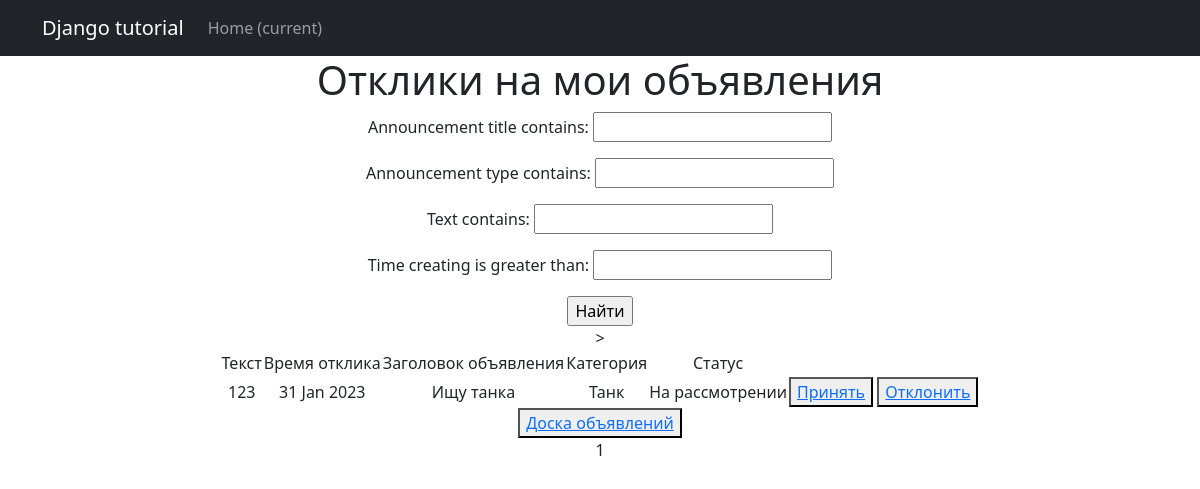
/board/response/my (signed in), run on an earlier commit of the app's database.
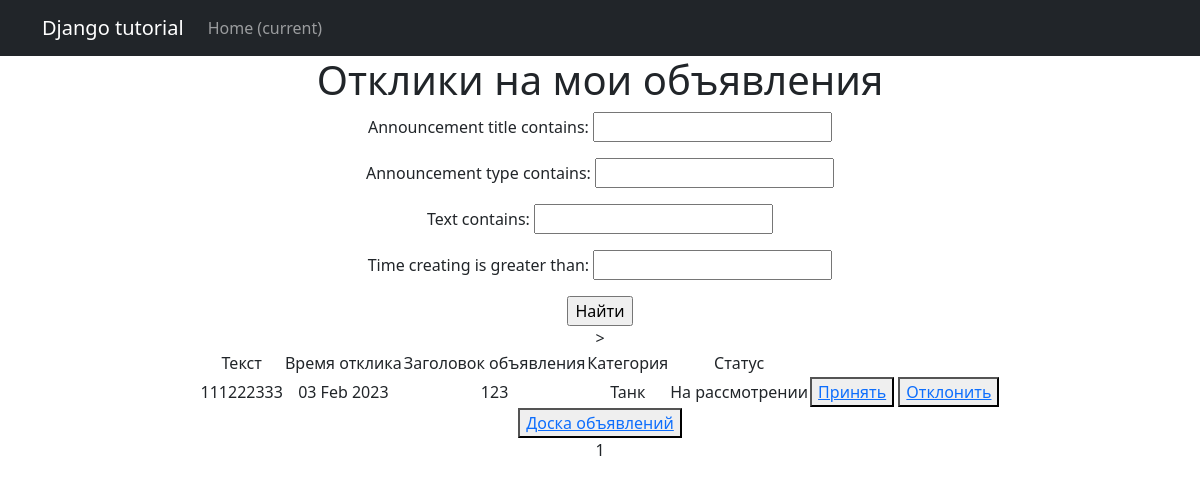
And on a later commit of the database.
### board/models.py (models this page shows, shortened)
class Response(models.Model):
    waiting = 'W'
    accepted = 'A'
    rejected = 'R'
    POSITIONS = [
        (waiting, 'На рассмотрении'),
        (accepted, 'Принят'),
        (rejected, 'Удален'),
    ]
    announcement = models.ForeignKey(Announcement, blank=True, null=True, on_delete=models.CASCADE)
    responser = models.ForeignKey(User, blank=True, null=True, on_delete=models.CASCADE)
    text = models.TextField()
    status = models.CharField(max_length=1, choices=POSITIONS, default=waiting)
    time_creating = models.DateTimeField(auto_now_add=True)

class Announcement(models.Model):
    tank = 'TN'
    hil = 'HL'
    dd = 'DD'
    torg = 'TG'
    gildm = 'GM'
    kvestg = 'KG'
    kuzn = 'KZ'
    kozhev = 'KV'
    zelev = 'ZL'
    zakl = 'MZ'
    POSITIONS = [
        (tank, 'Танк'),
        (hil, 'Хил'),
        (dd, 'ДД'),
        (torg, 'Торговец'),
        (gildm, 'Гилдмастер'),
        (kvestg, 'Квестгивер'),
        (kuzn, 'Кузнец'),
        (kozhev, 'Кожевник'),
        (zelev, 'Зельевар'),
        (zakl, 'Мастер заклинаний'),
    ]
    type = models.CharField(max_length=2, choices=POSITIONS, default=tank)
    title = models.CharField(max_length=100)
    author = models.ForeignKey(User, blank=True, null=True, on_delete=models.CASCADE)
    text = RichTextUploadingField()
    time_creating = models.DateTimeField(auto_now_add=True)

### board/views.py (the view)
# urls.py: path('response/my', RespMy.as_view(), name='resp_my'),
class RespMy(LoginRequiredMixin, ListView):
    model = Response
    ordering = '-time_creating'
    template_name = 'respmy.html'
    context_object_name = 'resps'
    paginate_by = 10
    def get_queryset(self):
        queryset = super().get_queryset()
        self.filterset = RespFilter(self.request.GET, queryset)
        return self.filterset.qs
    def get_context_data(self, **kwargs):
        context = super().get_context_data(**kwargs)
        context['filterset'] = self.filterset
        context['user_id'] = self.request.user.id
        return context

### templates/respmy.html (shortened to what this page needs)
{% extends 'default.html' %}
{% load custom_tags %}
{% block content %}
<h1>Отклики на мои объявления</h1>
   <form action="" method="get">
       {{ filterset.form.as_p }}
       <input type="submit" value="Найти" />
   </form>
    {% if resps %}
        <table align="center">
            <tr>
                <td>Текст</td>
                <td>Время отклика</td>
                <td>Заголовок объявления</td>
                <td>Категория</td>
                <td>Статус</td>>
                <td></td>
            </tr>
            {% for resp in resps %}
            {% if resp.announcement.author.id == user_id %}
            <tr>
                <td>{{ resp.text }}</td>
                <td>{{ resp.time_creating|date:'d M Y' }}</td>
                <td>{{ resp.announcement.title }}</td>
                <td>{{ resp.announcement.get_type_display }}</td>
                <td>{{ resp.get_status_display }}</td>
                <td>{% if resp.status == 'W' %}
                    <button> <a href="{% url 'accept' resp.pk %}"> Принять </a></button>
                    <button> <a href="{% url 'reject' resp.pk %}"> Отклонить </a></button>
                    {% endif %}</td>
            </tr>
            {% endif %}
            {% endfor %}
        </table>
    {% else %}
        <h2>Откликов нет!</h2>
    {% endif %}
<button> <a href="{% url 'board' %}"> Доска объявлений </a></button><br>
   {{ page_obj.number }}
{% endblock content %}

### templates/default.html (shortened to what this page needs)
<!DOCTYPE html>
<html lang="en">
    <head>
        {% load static %}
        <link href="{% static 'css/styles.css' %}" rel="stylesheet" />
    </head>
    <body>
        <nav class="navbar navbar-expand-lg navbar-dark bg-dark static-top">
        <div class="container">
            <a class="navbar-brand" href="#">Django tutorial</a>
            <div class="collapse navbar-collapse" id="navbarResponsive">
                <ul class="navbar-nav ml-auto">
                    <li class="nav-item active">
                        <a class="nav-link" href="#">Home
                            <span class="sr-only">(current)</span>
                        </a>
                    </li>
                </ul>
            </div>
        </div>
</nav>
        <div class="container">
            <div class="row">
                <div class="col-lg-12 text-center">
                    {% block content %}{% endblock content %}
                </div>
            </div>
        </div>
    </body>
</html>

What changed in the data, as far as the page shows it:
removed Response: text "123", time_creating "31 Jan 2023", announcement "Ищу танка", announcement.type "Танк", status "На рассмотрении", shows "Принять"
added Response: text "111222333", time_creating "03 Feb 2023", announcement "123", announcement.type "Танк", status "На рассмотрении", shows "Принять"
